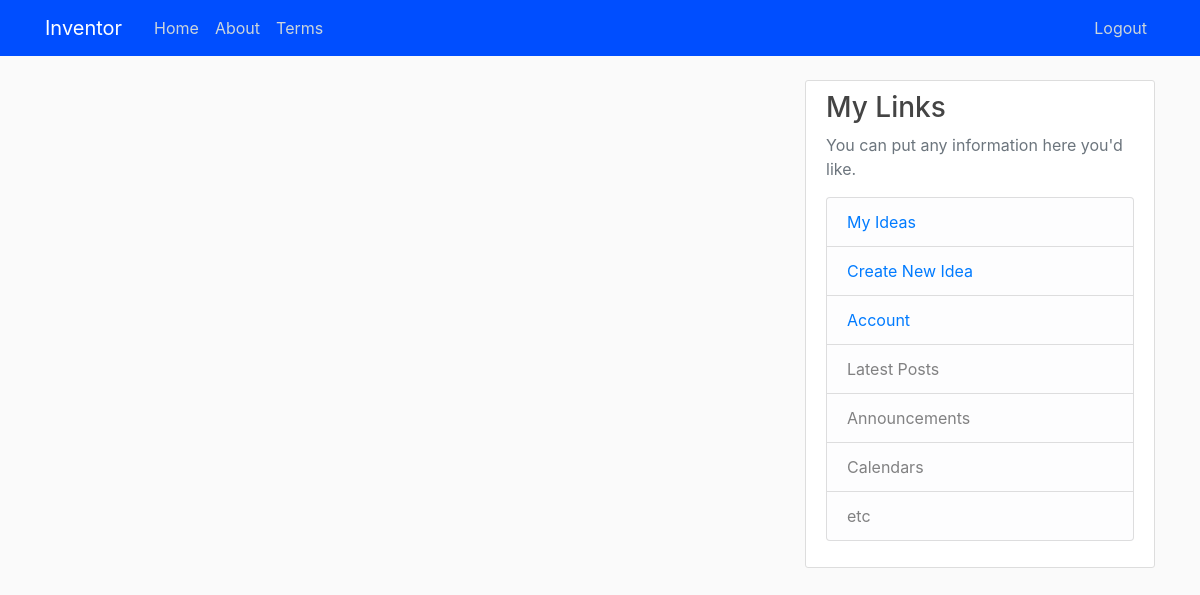
Before: /home (signed in) with the older database file.
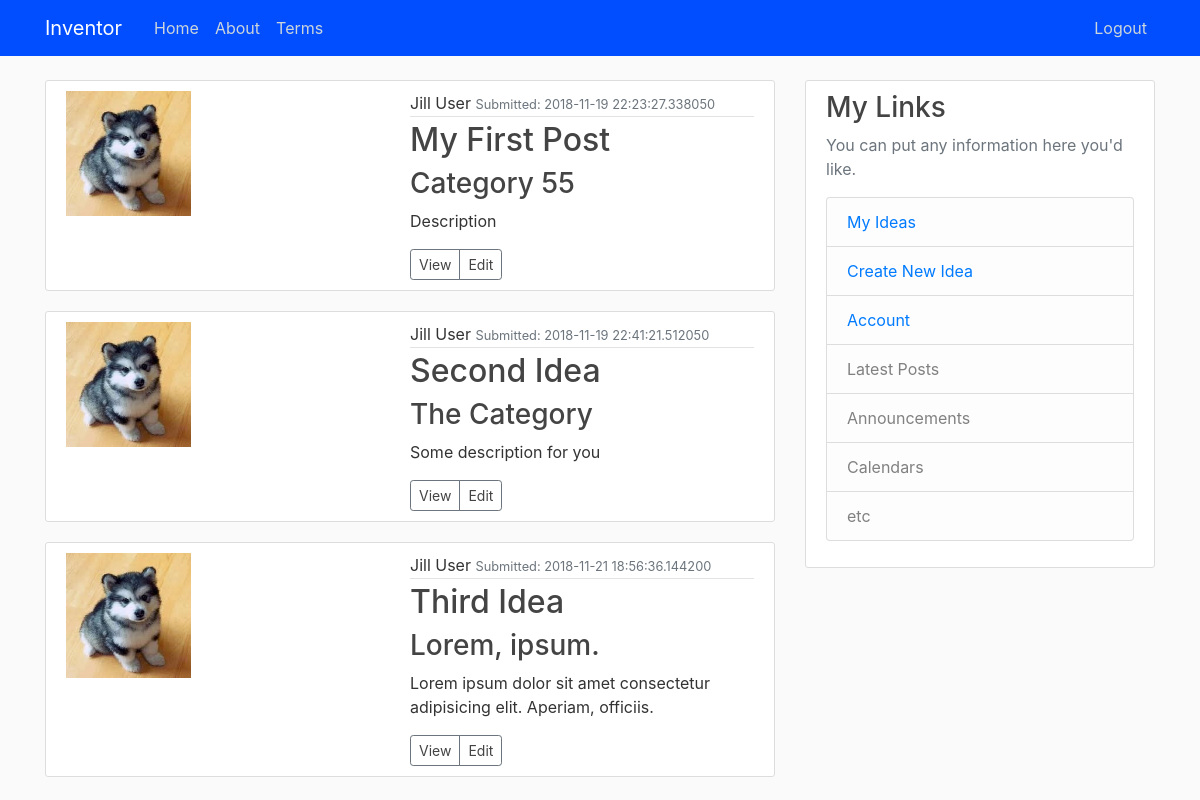
After: the same page with the newer database file.
### inventor/models.py (models this page shows, shortened)
class Idea(db.Model):
    id = db.Column(db.Integer, primary_key=True)
    title = db.Column(db.String(64), nullable=False)
    description = db.Column(db.Text, nullable=False)
    category = db.Column(db.String(64), nullable=False)
    company = db.Column(db.String(64), nullable=False)
    featured_image = db.Column(db.String(20), nullable=False, default='default_image.jpg')
    secondary_image = db.Column(db.String(20), nullable=False, default='default_image.jpg')
    primary_document = db.Column(db.String(20))
    secondary_document = db.Column(db.String(20))
    date_created = db.Column(db.DateTime, nullable=False, default=datetime.utcnow)
    user_id = db.Column(db.Integer, db.ForeignKey('user.id'), nullable=False)

class User(db.Model, UserMixin):
    id = db.Column(db.Integer, primary_key=True)
    first_name = db.Column(db.String(64), nullable=False)
    last_name = db.Column(db.String(64), nullable=False)
    email = db.Column(db.String(120), nullable=False, unique=True)
    password = db.Column(db.String(64), nullable=False)
    address1 = db.Column(db.String(120))
    address2 = db.Column(db.String(120))
    city = db.Column(db.String(60))
    state = db.Column(db.String(60))
    postal_code = db.Column(db.String(15))
    country = db.Column(db.String(120))
    phone = db.Column(db.String(20))
    role = db.Column(db.Integer, nullable=False, default=0)
    profile_image = db.Column(db.String(20), nullable=False, default='default.jpg')
    nda = db.Column(db.Integer, nullable=False, default=0)
    date_created = db.Column(db.DateTime, nullable=False, default=datetime.utcnow)
    ideas = db.relationship('Idea', backref='inventor', lazy=True)

### inventor/routes.py (the view)
@app.route('/home')
@login_required
def home():
    ideas = Idea.query.filter_by(user_id=current_user.id).all()
    return render_template('home.html', ideas=ideas)

### inventor/models.py (called while the page is built)
@login_manager.user_loader
def load_user(user_id):
    return User.query.get(int(user_id))

### inventor/templates/home.html
{% extends 'layout.html' %}
{% block content %}
   {% for idea in ideas %}
    <article class="media content-section">
      <div class="media-body">
          <img class="idea-img" src="{{ url_for('static', filename='profile_pics/' + idea.featured_image) }}">
      </div>
      <div class="media-body">
        <div class="article-metadata">
          {{ idea.inventor.first_name }} {{ idea.inventor.last_name }}
          <small class="text-muted">Submitted: {{ idea.date_created }}</small>
        </div>
        <h2><a class="article-title" href="{{ url_for('view_idea', id=idea.id) }}">{{ idea.title }}</a></h2>
          <h3 class="article-title">{{ idea.category }}</h3>
        <p class="article-content">{{ idea.description }}</p>
        <div class="btn-group">
            <button type="button" class="btn btn-sm btn-outline-secondary"><a class="article-title" href="{{ url_for('view_idea', id=idea.id) }}">View</a></button>
            <button type="button" class="btn btn-sm btn-outline-secondary"><a class="article-title" href="{{ url_for('edit_idea', id=idea.id) }}">Edit</a></button>
          </div>
      </div>
    </article>
{%  endfor %}
{% endblock content %}

### inventor/templates/layout.html (shortened to what this page needs)
<!doctype html>
<html lang="en">
<head>
    <link rel="stylesheet" href="https://stackpath.bootstrapcdn.com/bootstrap/4.1.3/css/bootstrap.min.css">
    <link rel="stylesheet" href="{{ url_for('static', filename='styles.css') }}">
</head>
<body>
<header class="site-header">
  <nav class="navbar navbar-expand-md navbar-dark bg-steel fixed-top">
    <div class="container">
      <a class="navbar-brand mr-4" href="/">Inventor</a>
      <div class="collapse navbar-collapse" id="navbarToggle">
        <div class="navbar-nav mr-auto">
          <a class="nav-item nav-link" href="/">Home</a>
          <a class="nav-item nav-link" href="/about">About</a>
            <a class="nav-item nav-link" href="/terms">Terms</a>
        </div>
        <div class="navbar-nav">
          {% if current_user.is_authenticated %}
            <a class="nav-item nav-link" href="{{ url_for('logout') }}">Logout</a>
          {% else %}
            <a class="nav-item nav-link" href="{{ url_for('login') }}">Login</a>
            <a class="nav-item nav-link" href="{{ url_for('register') }}">Register</a>
          {% endif %}
        </div>
      </div>
    </div>
  </nav>
</header>
<main role="main" class="container">
  <div class="row">
    <div class="col-md-8">
      {% block content %}{% endblock %}
    </div>
    <div class="col-md-4">
      <div class="content-section">
        <h3>My Links</h3>
        <p class='text-muted'>You can put any information here you'd like.
          <ul class="list-group">
              {% if current_user.is_authenticated %}
              <li class="list-group-item list-group-item-light"><a href="{{ url_for('home') }}">My Ideas</a></li>
              <li class="list-group-item list-group-item-light"><a href="{{ url_for('new_idea') }}">Create New Idea</a></li>
              <li class="list-group-item list-group-item-light"><a href="{{ url_for('account') }}">Account</a></li>
              {% endif %}
            <li class="list-group-item list-group-item-light">Latest Posts</li>
            <li class="list-group-item list-group-item-light">Announcements</li>
            <li class="list-group-item list-group-item-light">Calendars</li>
            <li class="list-group-item list-group-item-light">etc</li>
          </ul>
        </p>
      </div>
    </div>
  </div>
</main>
</body>
</html>

### inventor/static/styles.css (style rules this page uses)
body { background: #fafafa; color: #333333; margin-top: 5rem; }
h1, h2, h3, h4, h5, h6 { color: #444444; }
.bg-steel { background-color: #004eff; }
.site-header .navbar-nav .nav-link { color: #cbd5db; }
.content-section { background: #ffffff; padding: 10px 20px; border: 1px solid #dddddd; border-radius: 3px; margin-bottom: 20px; }
.article-title { color: #444444; }
.article-content { white-space: pre-line; }
.article-metadata { padding-bottom: 1px; margin-bottom: 4px; border-bottom: 1px solid #e3e3e3 }
.idea-img { height: 125px; width: 125px; margin-right: 20px; margin-bottom: 5px; }

Changed rows visible on the page:
added Idea: featured_image (placeholder picture), inventor.first_name "Jill", inventor.last_name "User", date_created "2018-11-19 22:23:27.338050", title "My First Post", category "Category 55", description "Description"
added Idea: featured_image (placeholder picture), inventor.first_name "Jill", inventor.last_name "User", date_created "2018-11-19 22:41:21.512050", title "Second Idea", category "The Category", description "Some description for you"
added Idea: featured_image (placeholder picture), inventor.first_name "Jill", inventor.last_name "User", date_created "2018-11-21 18:56:36.144200", title "Third Idea", category "Lorem, ipsum.", description "Lorem ipsum dolor sit amet consectetur adipisicing elit. Aperiam, officiis."
